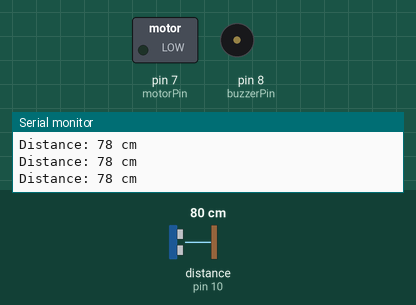
A sketch run on a simulated Arduino Uno, built with avr-gcc and run on an emulated ATmega328P. Parts: switched loads named in the sketch (green lamp = pin HIGH), buzzer (waves = sounding, pin HIGH), the last lines printed to the serial monitor. Wiring (inferred from the names in the program): ultrasonic range finder: trigger pin 9; echo pin 10. Dashed ring = blinking. The test bench sets the inputs (shaded band); at power-on: distance to the obstacle (sensor on pin 10) 80 cm. The echo pulse lasts 58.3 µs per cm; pins used as bus, display or sensor lines are not drawn.

Above: at 1.2 s.
1.3 s: distance to the obstacle (sensor on pin 10) set to 56 cm
4.3 s: distance to the obstacle (sensor on pin 10) set to 48 cm
At 4.7 s:
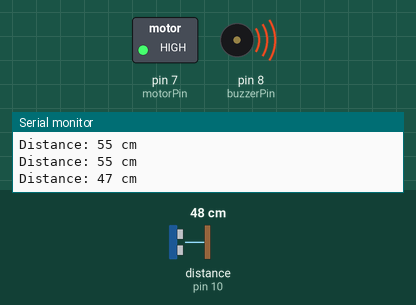
7.3 s: distance to the obstacle (sensor on pin 10) set to 60 cm
At 7.9 s:
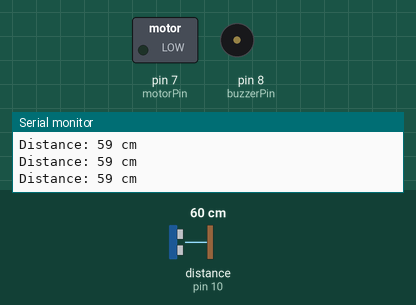
Timing chart, 0 to 10.3 s (numbered marks = the images above; inputs shaded):
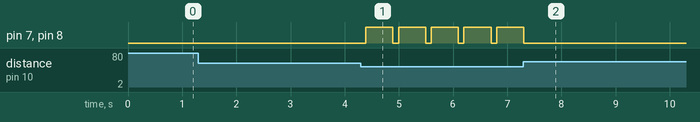

The sketch:

blind_stick.ino
```cpp
// Define pin connections
const int trigPin = 9; // Trigger pin of the ultrasonic sensor
const int echoPin = 10; // Echo pin of the ultrasonic sensor
const int buzzerPin = 8; // Buzzer pin
const int motorPin = 7; // Vibration motor pin

// Variables for storing distance and duration
long duration;
int distance;

void setup() {
  // Initialize serial communication for debugging
  Serial.begin(9600);

  // Define pin modes
  pinMode(trigPin, OUTPUT);
  pinMode(echoPin, INPUT);
  pinMode(buzzerPin, OUTPUT);
  pinMode(motorPin, OUTPUT);
}

void loop() {
  // Clear trigger pin
  digitalWrite(trigPin, LOW);
  delayMicroseconds(2);

  // Send a 10 microsecond pulse to trigger pin
  digitalWrite(trigPin, HIGH);
  delayMicroseconds(10);
  digitalWrite(trigPin, LOW);

  // Measure the duration of pulse on echo pin
  duration = pulseIn(echoPin, HIGH);

  // Calculate the distance in centimeters
  distance = duration * 0.034 / 2;

  // Output distance for debugging
  Serial.print("Distance: ");
  Serial.print(distance);
  Serial.println(" cm");

  // Check if distance is less than 50 cm (adjust this threshold according to your need)
  if (distance < 50) {
    // Alert user with buzzer and vibration motor
    digitalWrite(buzzerPin, HIGH);
    digitalWrite(motorPin, HIGH);
    delay(500); // Delay for half a second
    digitalWrite(buzzerPin, LOW);
    digitalWrite(motorPin, LOW);
  }

  // Delay before next reading
  delay(100);
}
```

Measured:
- the behaviour switches between 51 and 50 cm on distance to the obstacle (sensor on pin 10) (found by bisection; images 0 and 1)
- after the input at 4.3 s, pin 7 (motorPin), pin 8 (buzzerPin): alternates HIGH for 0.50 s and LOW for 0.10 s, starting after 0.09 s
- after the input at 7.3 s, pin 7 (motorPin), pin 8 (buzzerPin): goes on until 7.3 s, then stays LOW
